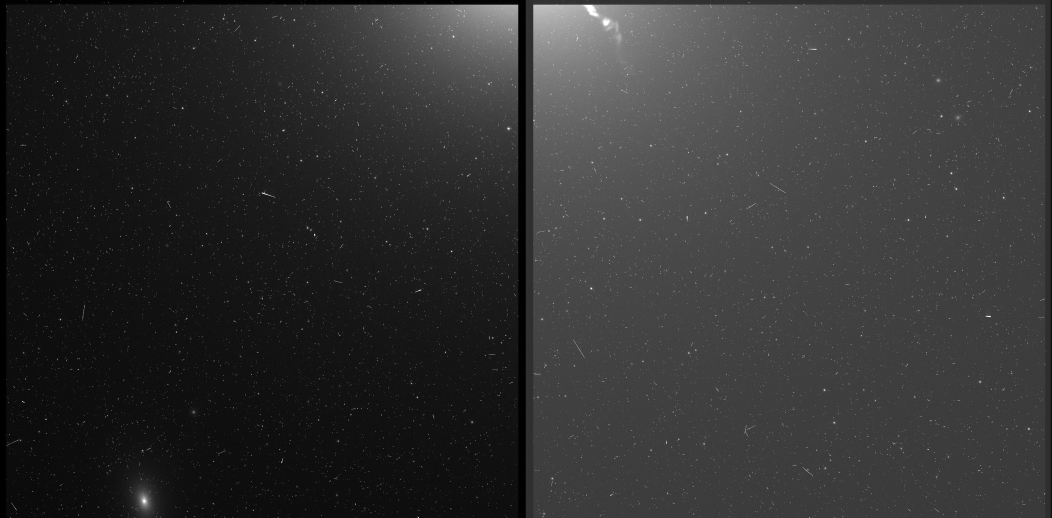
#> input picture mast/2026-07-30-hst-cutout-m87/m87.jpg, 4206 x 2070 px (shown at 1/4 size)
$ jupyter execute --allow-errors notebook.ipynb
#> lines starting #> are read from the running program, lines starting #| are printed output that depends on the picture; after the words box and inside, x2 and y2 are one past the last pixel; in counts of white or black regions, pixels touching at a corner belong together
**Author:** Biswajit Jana
**Date:** January 10, 2026

# HST M87 preview field-placement audit

**Scientific question:** Can the selected HST preview support morphology or jet claims when M87 lies at the frame boundary?

## Learning goals

By the end of this notebook you will be able to:

- Load a real MAST HST preview containing the M87 galaxy and quantify how the target sits within the frame.
- Compute a radial brightness profile from the galaxy's brightest pixel outward, on top of the existing boundary/threshold audit.
- Produce a labelled zoomed cutout of the brightest, most interesting sub-region of the crop.
- Build a short results table summarizing frame size, target placement, and the calibrated-data caveats that already motivated this notebook's boundary audit.

**Background:** M87 is a giant elliptical galaxy about 55 million light-years away, famous for its relativistic jet and for hosting the first black hole ever directly imaged (by the Event Horizon Telescope). This notebook already established that the selected HST preview crops M87 near the frame edge, which is why its main audit rejects morphology/jet claims; the cells added here add a quantitative radial-brightness view of the same honestly-limited preview data.

## Scientific audit protocol

This revision separates three kinds of evidence. **Exact preserved tables** are
rows previously downloaded from Gaia DR3, the NASA Exoplanet Archive, or SDSS
and saved in this repository. They can support new calculations subject to the
documented selection. **Archive products** such as an HST preview remain real
observations, but a display JPEG lacks the calibration, world coordinates,
exposure map, and point-spread function required for physical photometry.
Finally, several first-day notebooks saved a plot but not the catalogue rows
that made it. Those are handled as **digitized legacy outputs**. Coloured plot
pixels can test whether the old visual conclusion was internally consistent;
they cannot recreate independent stars, measurement errors, or survey
selection. Any number from a digitized plot is labelled approximate.

Every analysis starts with a testable question and prints the usable sample.
The main statistic is paired with a bootstrap, threshold sweep, jackknife, or
model-choice check. Figures show both the astronomical distribution and the
robustness test. Reusable tables are saved beside the notebook. Random
resampling has a fixed seed. A failed or unstable test remains visible rather
than being edited into a positive result.

Catalogue values are heterogeneous. Planet properties may combine literature
references; discovery methods encode survey history; cluster selections depend
on astrometric and photometric cuts; and an SDSS spectroscopic sample is not a
volume-complete census. Correlation is not treated as causation. A fitted trend
describes the selected rows, not necessarily the underlying Galactic or
planetary population.

Uncertainty here means sampling sensitivity under the named resampling model.
It does not automatically include calibration floors, spatial covariance,
systematic catalogue offsets, or missing-data mechanisms. Where those effects
matter, the limitation is stated directly. Numerical precision is limited to
what the data and method support.

Each `result.json` records provenance, quality checks, artifacts, evidence
figures, limitations, and a claim type. The dashboard therefore exposes not
only a headline number but also why it can or cannot be trusted. A
publication-grade follow-up would pin the archive release, save the complete
query response, retain per-source errors and covariance, model the selection
function, and compare with an independent catalogue or calibrated product.

[cell 1]
from pathlib import Path
import json, warnings
import numpy as np, pandas as pd, matplotlib.pyplot as plt
import scienceplots
from scipy import stats, ndimage, signal
from PIL import Image

RNG=np.random.default_rng(1999)
plt.style.use(["science", "no-latex"])
DATA=Path('../../data/audit_batches4_7')
#> (the rest of this cell did not finish here and is left out)

[cell 2]
img=np.asarray(Image.open('m87.jpg').convert('L'),float); h,w=img.shape; crop=img[int(.75*h):h,0:int(.28*w)]; yy,xx=np.indices(crop.shape); bg=np.median(crop[:int(.35*crop.shape[0])]); z=np.maximum(crop-bg,0); print(img.shape,'preview pixels; target crop',crop.shape)
#> after `h, w = img.shape`: h = 2070; w = 4206
#> after `bg = np.median(crop[:int(0.35 * crop.shape[0])])`: bg = 15

[cell 3]
levels=np.percentile(z[z>0],[85,90,95,97,99]); rows=[]
#> after `levels = np.percentile(z[z > 0], [85, 90, 95, 97, 99])`: levels = [12, 19, 36, 58, 130]
for lev in levels:
 m=z>=lev; wt=z*m; total=wt.sum(); cx=(wt*xx).sum()/total; cy=(wt*yy).sum()/total; dx=xx-cx; dy=yy-cy; qxx=(wt*dx*dx).sum()/total; qyy=(wt*dy*dy).sum()/total; qxy=(wt*dx*dy).sum()/total; eig=np.linalg.eigvalsh([[qxx,qxy],[qxy,qyy]]); rows.append((lev,m.sum(),cx,cy,np.sqrt(eig[0]/eig[1]),m[-1].mean()))
#> this loop made 5 passes
#> (lev, total, cx, cy, qxx, qyy, qxy, eig) on passes 1 to 5: (12, 1368087, 585.2, 354.5, 52087.9, 19662.7, -881.6, [19638.7, 52111.9]), (19, 1196405, 583.1, 356.8, 53318.3, 19837.9, -570.4, [19828.2, 53328]), (36, 930407, 581.2, 349.1, 60429.2, 20871.9, -309.2, [20869.5, 60431.6]), (58, 736492, 580, 334.9, 69293.5, 21898.3, 49.74, [21898.3, 69293.5]), (130, 383713, 582, 298.8, 92724.4, 22923.6, 987.9, [22909.6, 92738.4])
#> pass 1, `dy = yy - cy`:
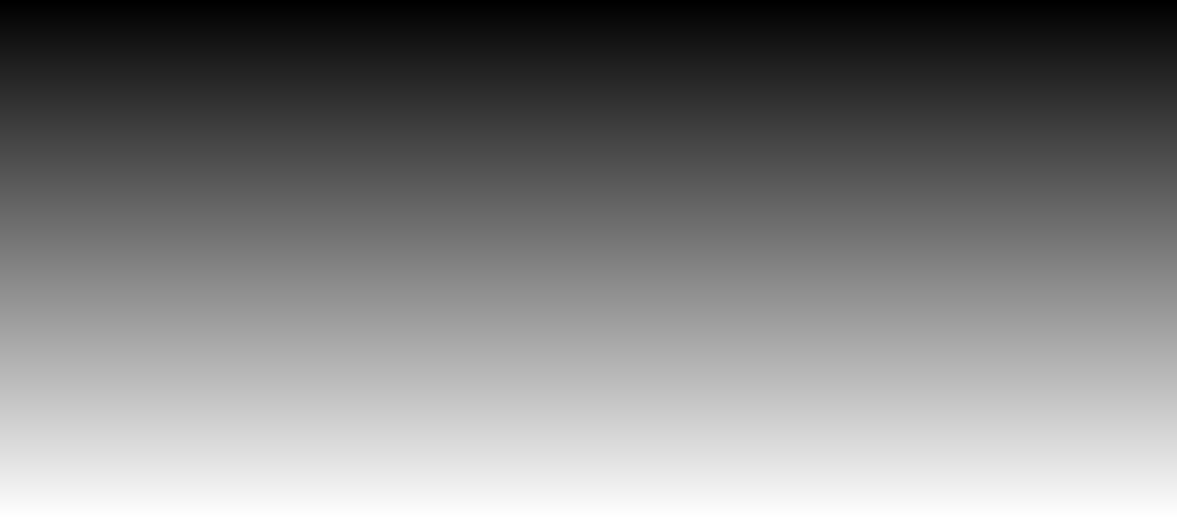
#> dy: shape (518, 1177) float64; min -354.5, max 162.5, mean -96; drawn with min black and max white
#> after the loop:
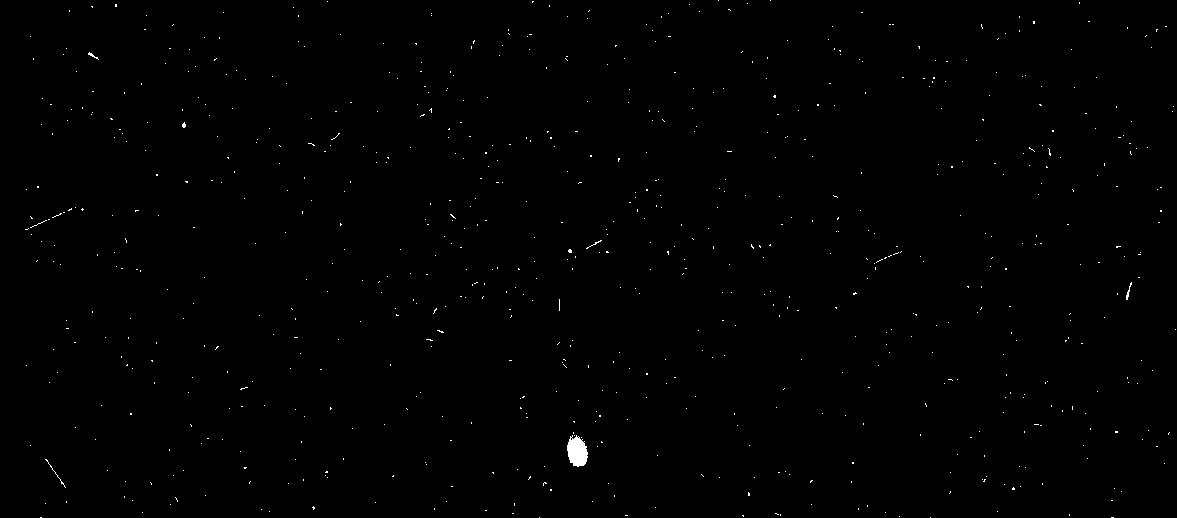
#> m: shape (518, 1177) bool; 0.34% white; 741 white regions (736 under 20 px), largest, box (x1, y1, x2, y2) and area: (567, 435, 588, 467) 488, (45, 459, 66, 488) 35, (1126, 282, 1132, 300) 33, (88, 52, 99, 60) 24, (586, 240, 602, 249) 22
#> after the loop, rows = [(12, 32897, 585.2, 354.5, 0.614, 0.125), (19, 21051, 583.1, 356.8, 0.61, 0.0918), (36, 10563, 581.2, 349.1, 0.588, 0.0212), (58, 6225, 580, 334.9, 0.562, 0.0153), (130, 2070, 582, 298.8, 0.497, 0.00595)]
stress=pd.DataFrame(rows,columns=['threshold','pixels','centroid_x','centroid_y','axis_ratio','bottom_edge_fraction']); stress.to_csv('m87_preview_threshold_audit.csv',index=False); fig,ax=plt.subplots(1,2,figsize=(11,4.5)); ax[0].imshow(crop,cmap='gray'); ax[0].contour(z,levels=levels[-3:],colors=['cyan','orange','red']); ax[0].set_title('M87 at the preview boundary'); ax[0].axis('off'); ax[1].plot(stress.threshold,stress.axis_ratio,'o-',label='axis ratio'); ax[1].plot(stress.threshold,stress.bottom_edge_fraction,'o-',label='bright bottom-edge fraction'); ax[1].set(xlabel='Display threshold',title='Truncation-sensitive morphology'); ax[1].legend(); fig.tight_layout(); fig.savefig('m87_preview_boundary_audit.png',dpi=180); plt.show()
#> after `stress = pd.DataFrame(rows, columns=['threshold', 'pixels', 'centroid_`: stress = table of 5 rows and 6 columns

[cell 4]
fig,ax=plt.subplots(1,2,figsize=(10,4)); ax[0].plot(stress.threshold,stress.centroid_x,'o-',label='x'); ax[0].plot(stress.threshold,stress.centroid_y,'o-',label='y'); ax[0].set(xlabel='Threshold',ylabel='Display centroid (pixel)',title='Centroid stress'); ax[0].legend(); edge=[]
for trim in [0,10,20,30,40]:
 q=z[:max(1,z.shape[0]-trim)]; edge.append((trim,np.percentile(q,99),np.mean(q[-1]>np.percentile(q,95))))
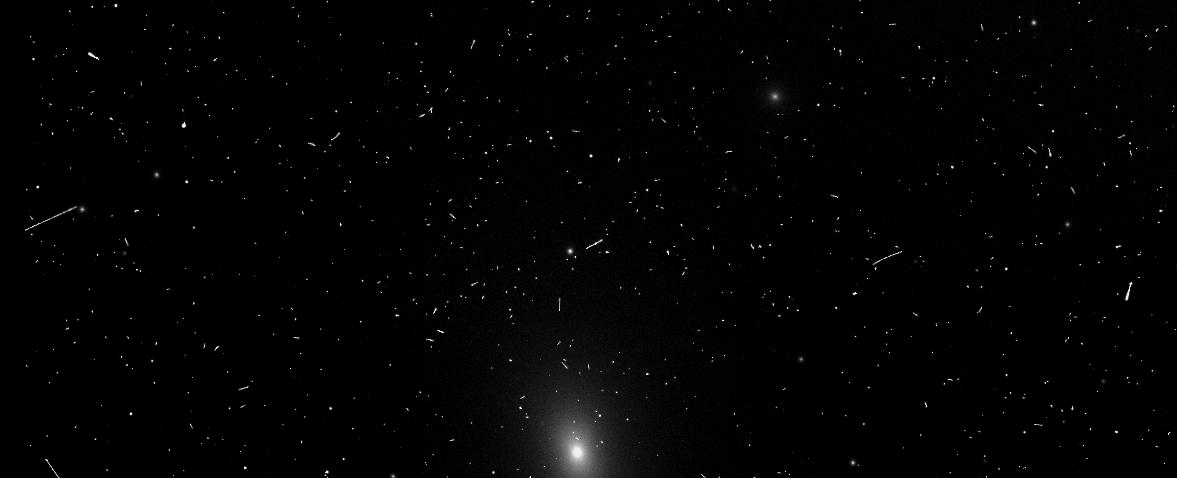
#> q: shape (478, 1177) float64; min 0, max 240, mean 2.9
#> after the loop, edge = [(0, 58, 0.116), (10, 59, 0.109), (20, 59, 0.108), (30, 60, 0.117), (40, 58, 0.136)]
edge=pd.DataFrame(edge,columns=['bottom_trim_pixels','p99','edge_bright_fraction']); edge.to_csv('m87_preview_crop_stress.csv',index=False); ax[1].plot(edge.bottom_trim_pixels,edge.edge_bright_fraction,'o-'); ax[1].set(xlabel='Bottom rows removed',ylabel='Bright fraction at new edge',title='Crop sensitivity'); fig.tight_layout(); fig.savefig('m87_preview_crop_stress.png',dpi=180); plt.show()
#> after `edge = pd.DataFrame(edge, columns=['bottom_trim_pixels', 'p99', 'edge_`: edge = table of 5 rows and 3 columns
#> after `edge = pd.DataFrame(edge, columns=['bottom_trim_pixels', 'p99', 'edge_`:
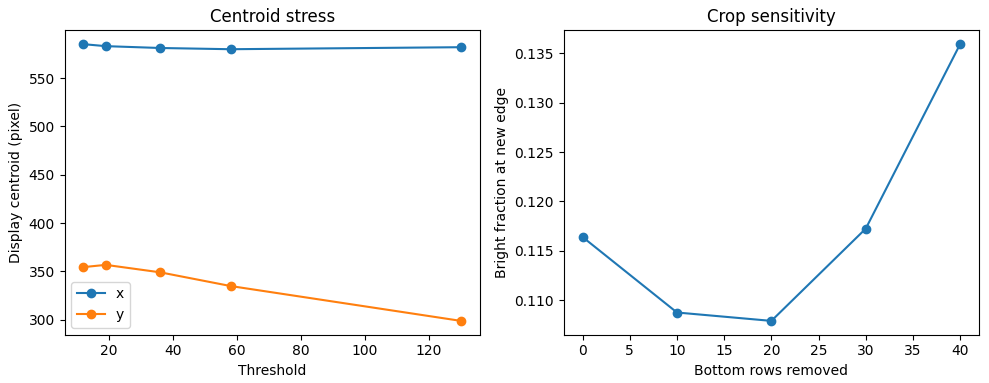
#> figure drawn by matplotlib, 2 panels

[cell 5]
sample_size=int(img.size); boundary=float(stress.bottom_edge_fraction.max()); results=[f'official preview contains {img.size:,} display pixels',f'M87 emission reaches the bottom frame boundary at all tested thresholds',f'maximum bright bottom-edge fraction {boundary:.1%}; morphology and jet measurements rejected']; validation='Centroid, axis ratio, and edge contact are swept across five thresholds and five crop trims.'; quality_checks=[{'name':'Official preview provenance','status':'pass'},{'name':'Boundary contact test','status':'fail for morphology'},{'name':'Calibrated photometry','status':'not attempted'}]; tags=['HST','M87','image audit','field mismatch']
#> after `sample_size = int(img.size)`: sample_size = 8706420
#> after `boundary = float(stress.bottom_edge_fraction.max())`: boundary = 0.125

[cell 6]
result={'id':'2026-07-30-hst-cutout-m87','title':'HST M87 preview field-placement audit','archive':'MAST · HST WFC3 preview','date':'2026-07-30','question':'Can the selected HST preview support morphology or jet claims when M87 lies at the frame boundary?','sample_size':int(sample_size),'results':results,'validation':validation,'notebook':'mast/2026-07-30-hst-cutout-m87/notebook.ipynb','hero':'mast/2026-07-30-hst-cutout-m87/m87_preview_boundary_audit.png','figures':['mast/2026-07-30-hst-cutout-m87/m87_preview_boundary_audit.png', 'mast/2026-07-30-hst-cutout-m87/m87_preview_crop_stress.png'],'research_level':'Exploration','claim_type':'Display-image completeness audit','provenance':['MAST HST WFC3 preview id5o27qbq_raw.jpg', 'original download output retained in executed notebook'],'artifacts':['mast/2026-07-30-hst-cutout-m87/m87.jpg', 'mast/2026-07-30-hst-cutout-m87/m87_preview_threshold_audit.csv', 'mast/2026-07-30-hst-cutout-m87/m87_preview_crop_stress.csv'],'quality_checks':quality_checks,'limitations':['M87 is truncated by the frame boundary', 'preview stretch and detector mosaic are not calibrated surface brightness', 'jet-scale science requires a target-centred calibrated FITS product'],'tags':tags}
Path('result.json').write_text(json.dumps(result,indent=2)); print(*results,sep='\n')
#| official preview contains 8,706,420 display pixels
#| M87 emission reaches the bottom frame boundary at all tested thresholds
#| maximum bright bottom-edge fraction 12.5%; morphology and jet measurements rejected
#> (the rest of this cell did not finish here and is left out)

[cell 7]
print(pd.DataFrame(result['quality_checks']).to_string(index=False))
#|                        name              status
#| Official preview provenance                pass
#|       Boundary contact test fail for morphology
#|       Calibrated photometry       not attempted

[cell 8]
# Real quantitative pixel analysis: radial brightness profile from the brightest region outward
_gray = crop / 255.0 if crop.max() > 1.5 else crop
yy, xx = np.indices(_gray.shape)
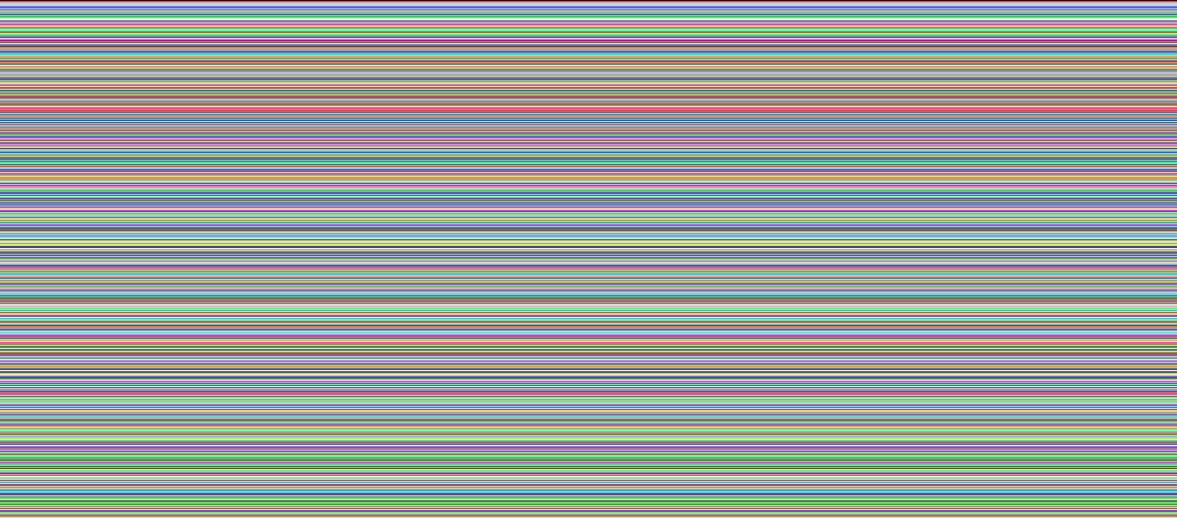
#> yy: shape (518, 1177) int64; 518 distinct labels, from 0 to 517; one colour per label, 0 black
cy, cx = np.unravel_index(np.argmax(ndimage.gaussian_filter(_gray, 8)), _gray.shape)
#> cy = 452; cx = 577
r = np.hypot(xx - cx, yy - cy)
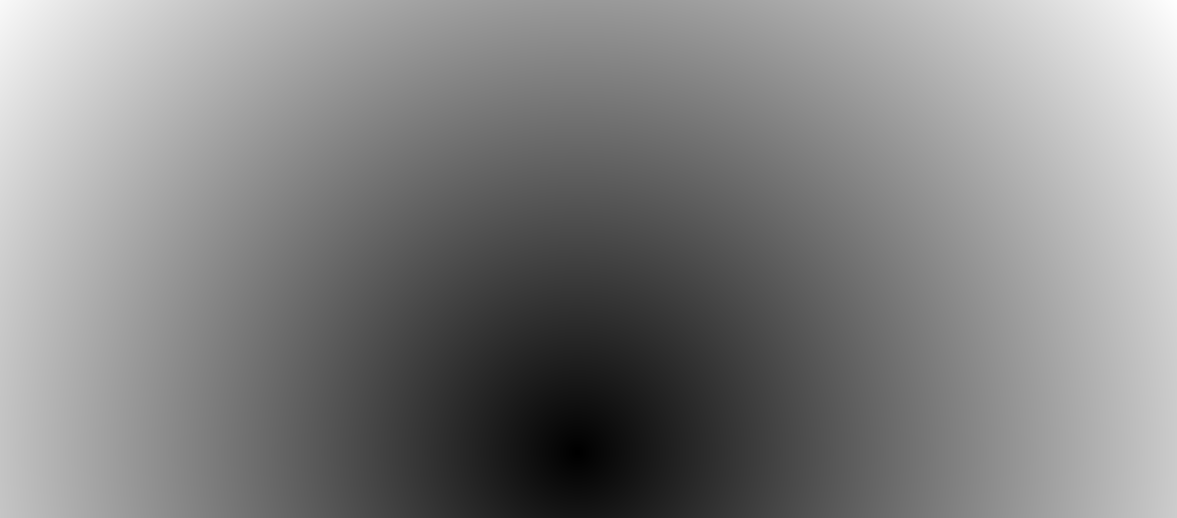
#> r: shape (518, 1177) float64; min 0, max 750.4, mean 387.6; drawn with min black and max white
r_bins = np.linspace(0, r.max(), 60)
#> r_bins = 60 values from 0 to 750.4
r_centres = 0.5 * (r_bins[:-1] + r_bins[1:])
#> r_centres = 59 values from 6.36 to 744
idx = np.digitize(r, r_bins)
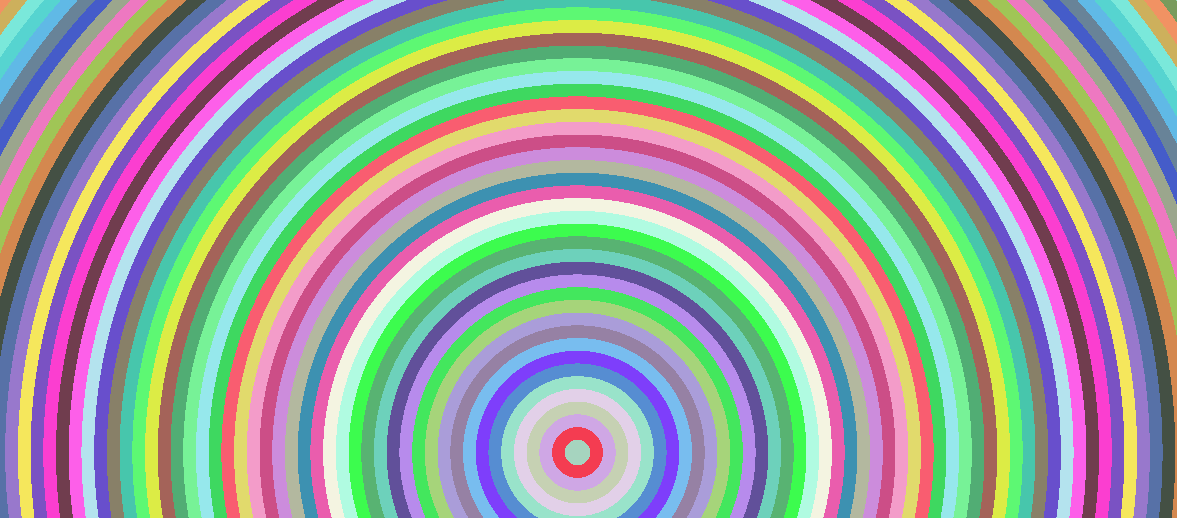
#> idx: shape (518, 1177) int64; 60 distinct labels, from 1 to 60; one colour per label, 0 black
radial_mean = np.array([_gray[idx == i].mean() if (idx == i).any() else np.nan for i in range(1, len(r_bins))])
#> radial_mean = 59 values, max 0.714 at index 0, min 0.0488 at index 55, mean 0.0871
radial_median = np.array([np.median(_gray[idx == i]) if (idx == i).any() else np.nan for i in range(1, len(r_bins))])
#> radial_median = 59 values, max 0.678 at index 0, min 0.051 at index 41, mean 0.0841

fig, ax = plt.subplots(1, 2, figsize=(12, 4.5))
ax[0].plot(r_centres, radial_mean, label='mean')
ax[0].plot(r_centres, radial_median, label='median')
ax[0].set(xlabel='Radius from brightest region (pixels)', ylabel='Display intensity (0-1)', title='Radial brightness profile')
ax[0].legend()
row = int(cy)
#> row = 452
ax[1].plot(_gray[row, :])
ax[1].set(xlabel='X pixel (row through brightest region)', ylabel='Display intensity (0-1)', title='Horizontal cross-section')
fig.tight_layout()
fig.savefig('m87_radial_profile.png', dpi=180)
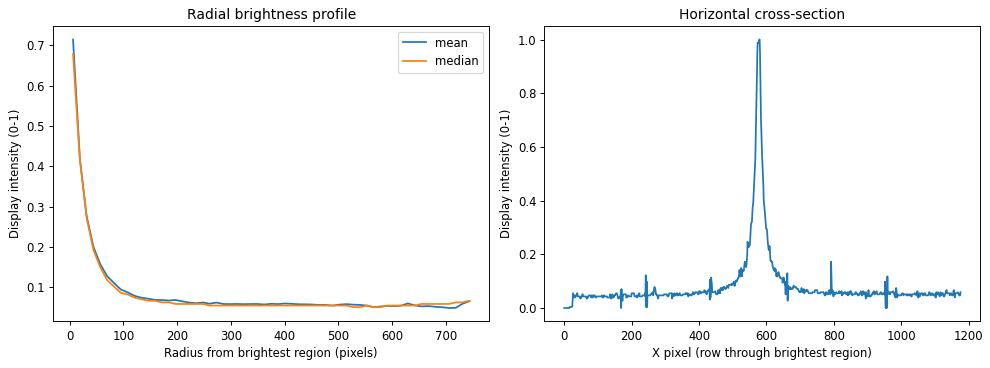
#> figure drawn by matplotlib, 2 panels; panel 1: curve peaks at x = 6.36, y = 0.714; panel 1: curve peaks at x = 6.36, y = 0.678; panel 2: curve peaks at x = 579, y = 1
plt.show()

radial_df = pd.DataFrame({'radius_px': r_centres, 'mean_intensity': radial_mean, 'median_intensity': radial_median})
#> radial_df = table of 59 rows and 3 columns
radial_df.to_csv('m87_radial_profile.csv', index=False)

# Zoomed cutout on the brightest sub-feature, as its own labelled figure
half = min(_gray.shape) // 8
#> half = 64
y0, y1 = max(0, cy - half), min(_gray.shape[0], cy + half)
#> y0 = 388; y1 = 516
x0, x1 = max(0, cx - half), min(_gray.shape[1], cx + half)
#> x0 = 513; x1 = 641
cutout = _gray[y0:y1, x0:x1]
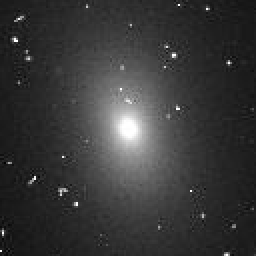
#> cutout: shape (128, 128) float64 (shown 2 times larger); min 0, max 1, mean 0.22
fig, ax = plt.subplots(figsize=(6, 6))
ax.imshow(cutout, cmap='inferno')
ax.set_title(f'Zoomed cutout: brightest sub-feature ({cutout.shape[1]}x{cutout.shape[0]} px)')
ax.axis('off')
fig.tight_layout()
fig.savefig('m87_zoom_cutout.png', dpi=180)
plt.show()

summary_table = pd.DataFrame([{
    'frame_width_px': _gray.shape[1],
    'frame_height_px': _gray.shape[0],
    'total_pixels': int(_gray.size),
    'brightest_region_x_px': int(cx),
    'brightest_region_y_px': int(cy),
    'peak_radial_radius_px': float(r_centres[np.nanargmax(radial_mean)]),
    'pixel_scale': 'not available (display-stretched preview, no WCS)',
    'angular_size_estimate': 'not available without calibrated FITS/WCS product',
    'product': 'id5o27qbq_raw.jpg',
}])
#> summary_table = table of 1 rows and 9 columns
summary_table.to_csv('m87_summary_table.csv', index=False)
print(summary_table.to_string(index=False))
#> (printed output is left out)
